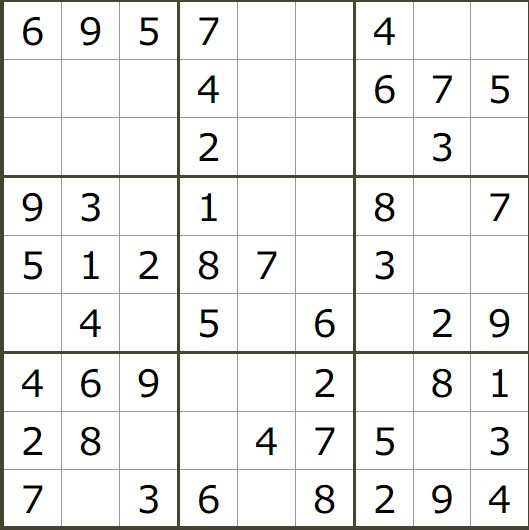
#> input picture test/sudoku1.jpg, 529 x 530 px, found by its file name
$ python train.py
#> lines starting #> are read from the running program, lines starting #| are printed output that depends on the picture; after the words box and inside, x2 and y2 are one past the last pixel; in counts of white or black regions, pixels touching at a corner belong together; pictures that were not available may be replaced by others from this repository, and a replacement may not be noted
### operateImage.py
from typing import Union

import numpy as np
from PIL import Image
from numpy.core.multiarray import ndarray

import constants


def get_image_feature(img: Image.Image):
    img = img.convert("L")
    array: ndarray = np.array(img)
    for i in range(array.shape[0]):
        for j in range(array.shape[1]):
            if array[i, j] < constants.BLACK_SENSITIVE:  # Sensible, can be changed
                array[i, j] = 1
            else:
                array[i, j] = 0
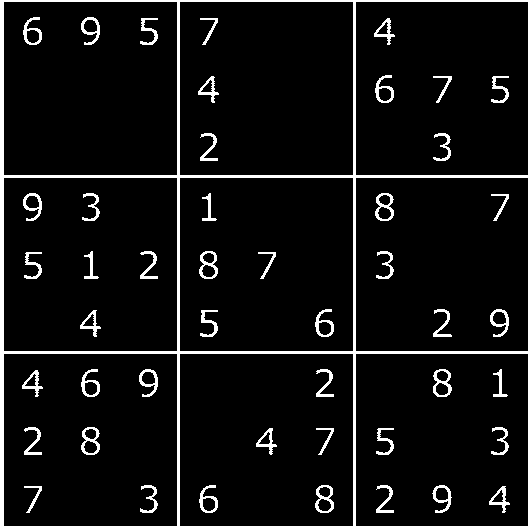
#> array: shape (530, 529); values 0 (black) and 1 (white), 7.2% white; 47 white regions, largest, box (x1, y1, x2, y2) and area: (0, 0, 529, 530) 12046, (433, 369, 452, 397) 227, (375, 193, 394, 221) 226
    result = resize_image_array(array)
    if result is not False:
        return calculate_feature(result)
    return False


def resize_image_array(
        array: ndarray, board_cut_tolerance: float = 0.15
) -> Union[ndarray, bool]:
#> called with board_cut_tolerance = 0.15
    cut_up = cut_left = 0
    cut_down, cut_right = array.shape
#> cut_down = 530; cut_right = 529
    cut_right -= 1
#> cut_right = 528
    cut_down -= 1
#> cut_down = 529

    for i in range(int(array.shape[0] * board_cut_tolerance), -1, -1):
        if boarder_exist(array[i, :], reverse=True, min_boarder_length=0.8):
            cut_up = i
            break
#> this loop made 80 passes
#> blacks in boarder_exist on passes 2 to 13: 173, 173, 173, 173, 173, 173, 173, 173, 173, 173, 173, 173
    for i in range(int(array.shape[1] * board_cut_tolerance), -1, -1):
        if boarder_exist(array[:, i], reverse=True, min_boarder_length=0.8):
            cut_left = i
            break
#> this loop made 80 passes
#> (i, blacks in boarder_exist, empty in boarder_exist, filled in boarder_exist) on passes 1 to 12: (79, 173, 1, 0), (78, 173, 1, 0), (77, 173, 1, 0), (76, 173, 1, 0), (75, 173, 1, 0), (74, 173, 1, 0), (73, 173, 1, 0), (72, 173, 1, 0), (71, 173, 1, 0), (70, 173, 1, 0), (69, 173, 1, 0), (68, 173, 1, 0)
#> i on passes 41 to 46: 39, 38, 37, 36, 35, 34
    for i in range(
            array.shape[0] - 1, int(array.shape[0] * (1 - board_cut_tolerance) - 1), -1
    ):
        if boarder_exist(array[i, :], reverse=True, min_boarder_length=0.8):
            cut_down = i
            break
#> this loop made 80 passes
#> i on passes 1 to 12: 529, 528, 527, 526, 525, 524, 523, 522, 521, 520, 519, 518
    for i in range(
            array.shape[1] - 1, int(array.shape[1] * (1 - board_cut_tolerance) - 1), -1
    ):
        if boarder_exist(array[:, i], reverse=True, min_boarder_length=0.8):
            cut_right = i
            break
#> this loop made 80 passes

    array = np.delete(array, slice(cut_down, array.shape[0]), axis=0)
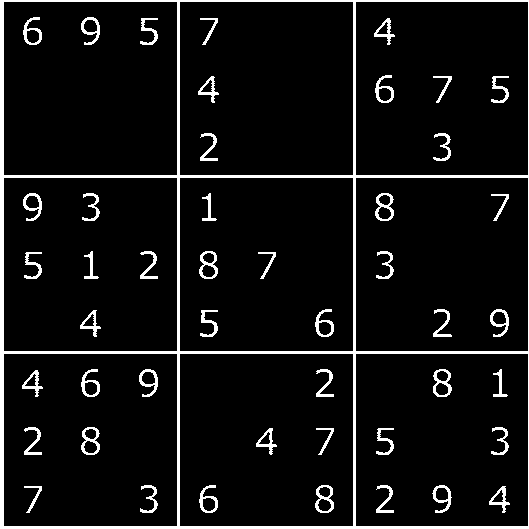
#> array: shape (529, 529); values 0 (black) and 1 (white), 7% white; 47 white regions, largest, box (x1, y1, x2, y2) and area: (0, 0, 529, 529) 11517, (433, 369, 452, 397) 227, (375, 193, 394, 221) 226
    array = np.delete(array, slice(cut_right, array.shape[1]), axis=1)
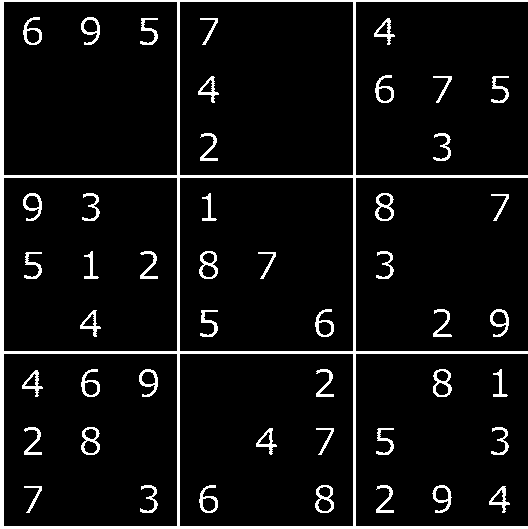
#> array: shape (529, 528); values 0 (black) and 1 (white), 6.9% white; 47 white regions, largest, box (x1, y1, x2, y2) and area: (0, 0, 528, 529) 10988, (433, 369, 452, 397) 227, (375, 193, 394, 221) 226
    array = np.delete(array, slice(0, cut_up), axis=0)
    array = np.delete(array, slice(0, cut_left), axis=1)

    ver_slice = []
    temp = []
    for i in range(array.shape[1] - 1):
        if all(array[:, i] == 0) and any(array[:, i + 1] == 1):
            if not temp:
                temp.append(i)
            else:
                raise RuntimeError()
        elif any(array[:, i] == 1) and all(array[:, i + 1] == 0):
            if len(temp) == 1:
                temp.append(i)
                ver_slice.append(temp)
                temp = []
            else:
                raise RuntimeError
    if not ver_slice:
        return False
    ver_max = max(ver_slice, key=lambda lst: lst[1] - lst[0])
    array = np.delete(array, slice(ver_max[1] + 1, array.shape[1]), axis=1)
    array = np.delete(array, slice(0, ver_max[0] + 1), axis=1)

    # Horizontal
    hor_slice = []
    temp = []
    for i in range(array.shape[0] - 1):
        if all(array[i, :] == 0) and any(array[i + 1, :] == 1):
            if not temp:
                temp.append(i)
            else:
                raise RuntimeError()
        elif any(array[i, :] == 1) and all(array[i + 1, :] == 0):
            if len(temp) == 1:
                temp.append(i)
                hor_slice.append(temp)
                temp = []
            else:
                raise RuntimeError
    if not hor_slice:
        return False
    hor_max = max(hor_slice, key=lambda lst: lst[1] - lst[0])
    array = np.delete(array, slice(hor_max[1] + 1, array.shape[0]), axis=0)
    array = np.delete(array, slice(0, hor_max[0] + 1), axis=0)

    return array


# [23 lines left out: functions calculate_feature, split_board, not called in this run]
            # result.save(r"test\_{}{}.jpg".format(p, q))


def boarder_exist(
        array: ndarray, reverse: bool = False, min_boarder_length: float = 0.6
):
    blacks = 0
    temp_black = 0
    empty, filled = 0, 1
    if reverse:
        empty, filled = filled, empty
    for i in array:
        if i == empty:
            if temp_black > 0:
                blacks = max(blacks, temp_black)
                temp_black = 0
            else:
                temp_black = 0
                continue
        elif i == filled:
            temp_black += 1
        else:
            raise ValueError("Unexpected object type: " + i)
    blacks = max(blacks, temp_black)
    return blacks >= (len(array) * min_boarder_length)


# [51 lines left out: function optimize_board, not called in this run]


def distance(v1: ndarray, v2: ndarray):
    return ((v1 - v2) ** 2).sum() ** 0.5


# [11 lines left out: function ocr, not called in this run]


def main():
    get_image_feature(Image.open("debug/13.jpg"))


# [2 lines that do not run on import are left out]

### train.py
import os
import pickle
import pprint

from operateImage import *


def train():
    train_set = {}
    for i in range(1, 10):
        features = []
        for j in os.listdir(os.getcwd() + rf"\train\{i}"):
            features.append(get_image_feature(Image.open(f"train/{i}/{j}")))
        train_set[i] = list(features)
    pprint.pprint(train_set)
    with open("train.module", "wb") as f:
        pickle.dump(train_set, f)
    return train_set


def main():
    count = 0
    for i in split_board(optimize_board(Image.open("test/sudoku10.jpg"))):
        i.save(f"debug/{count}.jpg")
        count += 1


if __name__ == "__main__":
    train()
